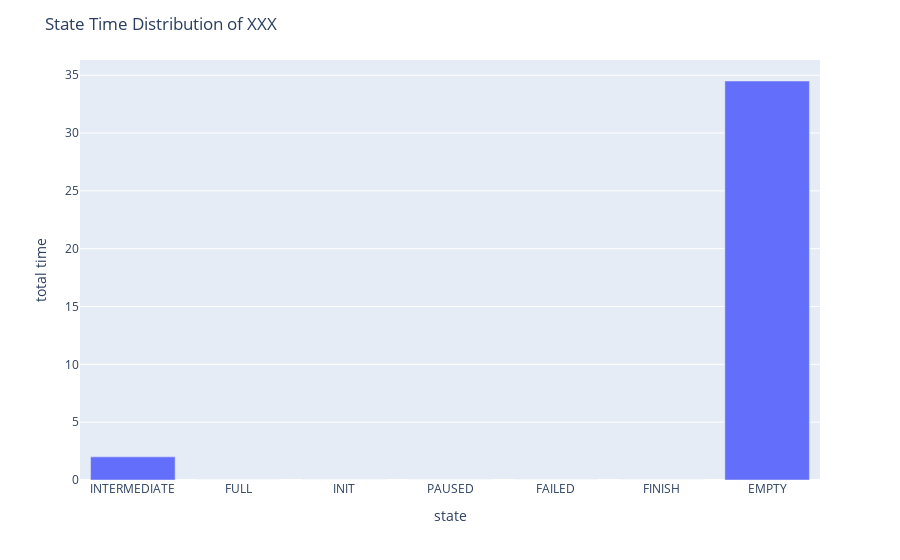

Notebook cell for this chart:
### Code cell
fig = px.bar(data)
fig.update_layout(title=f'State Time Distribution of XXX', showlegend=False)
fig.update_yaxes(title=dict({'text': 'total time'}))

### Figure 1 — Plotly figure (JSON) as saved in the notebook; plotly's stock layout.template omitted (floating-point values rounded to 4 significant figures)
{"data": [{"alignmentgroup": "True", "hovertemplate": "variable=total time<br>state=%{x}<br>value=%{y}<extra></extra>", "legendgroup": "total time", "marker": {"color": "#636efa", "pattern": {"shape": ""}}, "name": "total time", "offsetgroup": "total time", "orientation": "v", "showlegend": true, "textposition": "auto", "type": "bar", "x": ["INTERMEDIATE", "FULL", "INIT", "PAUSED", "FAILED", "FINISH", "EMPTY"], "xaxis": "x", "y": [2, 0, 0, 0, 0, 0, 34.5], "yaxis": "y"}], "layout": {"barmode": "relative", "legend": {"title": {"text": "variable"}, "tracegroupgap": 0}, "margin": {"t": 60}, "showlegend": false, "title": {"text": "State Time Distribution of XXX"}, "xaxis": {"anchor": "y", "domain": [0, 1], "title": {"text": "state"}}, "yaxis": {"anchor": "x", "domain": [0, 1], "title": {"text": "total time"}}}}
